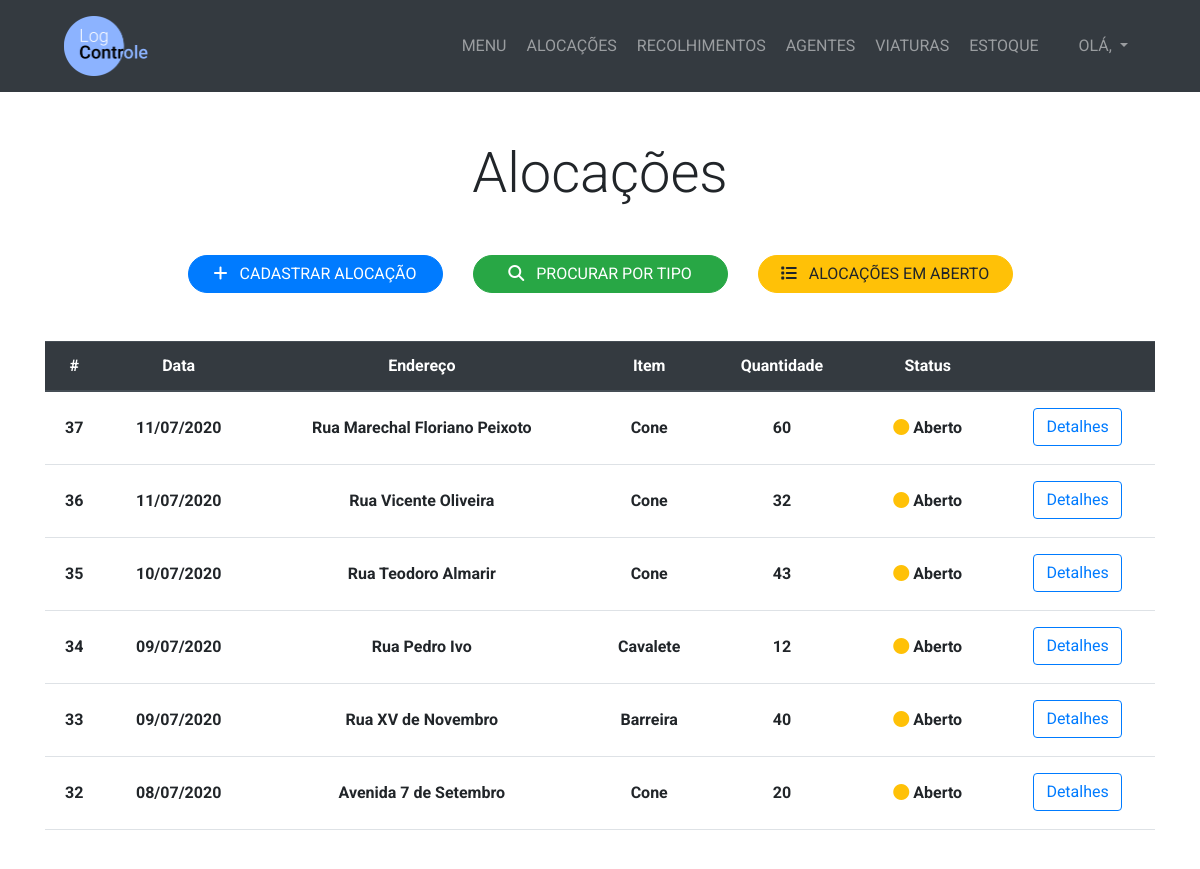
The page /alocacao/ on the database as committed earlier.
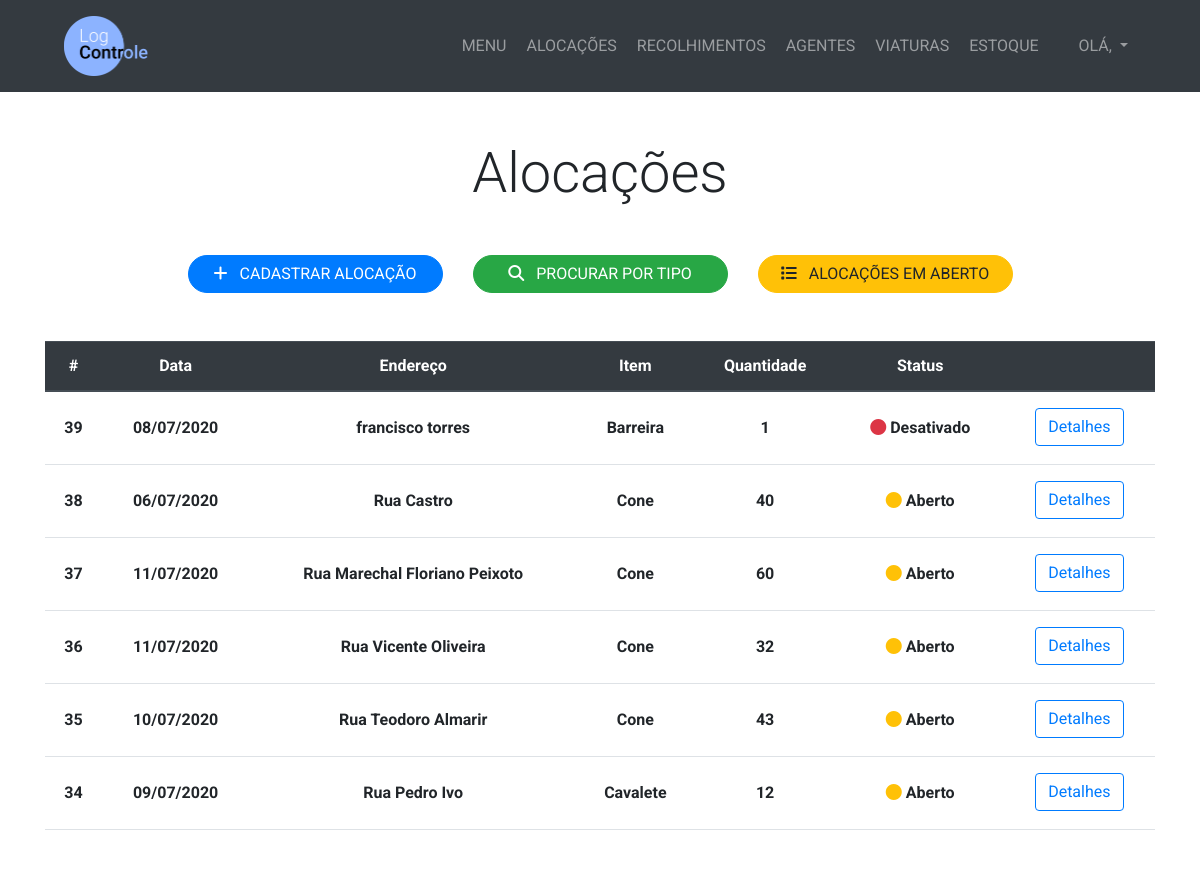
The same page on the database as committed later.
### management/models.py (models this page shows, shortened)
class Alocacao(models.Model):
    TURNO_CHOICES = (
        ('Manhã', 'Manhã'),
        ('Tarde', 'Tarde'),
        ('Noite', 'Noite'),
        ('Madrugada', 'Madrugada')
    )
    STATUS_CHOICES = (
        ('Aberto', 'Aberto'),
        ('Fechado', 'Fechado'),
        ('Desativado', 'Desativado')
    )
    data = models.DateField()
    horario = models.TimeField()
    item = models.ForeignKey(Item, on_delete=models.PROTECT)
    quantidade = models.IntegerField()
    turno = models.CharField(max_length=10, choices=TURNO_CHOICES)
    viatura = models.ForeignKey(Viatura, on_delete=models.PROTECT, blank=True, null=True)
    rua = models.CharField(max_length=200)
    numero = models.CharField(max_length=10)
    bairro = models.CharField(max_length=25)
    complemento = models.CharField(max_length=25, blank=True)
    motivo = models.CharField(max_length=100, blank=True)
    cadastrador = models.ForeignKey(User, on_delete=models.PROTECT)
    status = models.CharField(max_length=11, choices=STATUS_CHOICES, default='Fechado')

class Item(models.Model):
    nome = models.CharField(max_length=100)
    def __str__(self):
        return self.nome

### management/views.py (the view)
# urls.py: path('alocacao/', views.menu_alocacao, name='menu_alocacao'),
def menu_alocacao(request):
    alocacoes = Alocacao.objects.all().order_by('-id')
    return render(request, 'management/menu_alocacao.html', {'alocacoes':alocacoes})

### management/templates/management/menu_alocacao.html
{% extends 'management/base.html' %}
{% block content %}
  <section class="py-5">
    <div class="container">
      <h1 class="display-4 text-center mb-5">Alocações</h1>
      <div class="row justify-content-center">
        <div class="col-lg-3">
          <a href="{% url 'criar_alocacao' %}" class="btn btn-primary btn-block rounded-pill"><i class="fas fa-plus mr-2"></i> CADASTRAR ALOCAÇÃO</a>
        </div>
        <div class="col-lg-3">
          <a href="{% url 'procurar_por_tipo_alocacao' %}" class="btn btn-success btn-block rounded-pill"><i class="fas fa-search mr-2"></i> PROCURAR POR TIPO</a>
        </div>
        <div class="col-lg-3">
          <a href="{% url 'alocacoes_abertas' %}" class="btn btn-warning btn-block rounded-pill"><i class="fas fa-list mr-2"></i> ALOCAÇÕES EM ABERTO</a>
        </div>
      </div>
      <div class="row justify-content-center mt-5">
        <div class="col-lg-12">
          {% if alocacoes %}
            <div class="table-responsive " id="tabela-colaboracao">
              <table class="table table-hover">
                <thead class="thead-dark">
                  <tr>
                    <th scope="col" class="text-center">#</th>
                    <th scope="col" class="text-center">Data</th>
                    <th scope="col" class="text-center">Endereço</th>
                    <th scope="col" class="text-center">Item</th>
                    <th scope="col" class="text-center">Quantidade</th>
                    <th scope="col" class="text-center">Status</th>
                    <th scope="col" class="text-center"></th>
                  </tr>
                </thead>
                <tbody>
                  {% for alocacao in alocacoes %}
                    <tr>
                      <th scope="row" class="text-center py-4">{{ alocacao.id }}</th>
                      <th scope="row" class="text-center py-4">{{ alocacao.data|date:'d/m/Y' }}</th>
                      <th scope="row" class="text-center py-4">{{ alocacao.rua }}</th>
                      <th scope="row" class="text-center py-4">{{ alocacao.item }}</th>
                      <th scope="row" class="text-center py-4">{{ alocacao.quantidade }}</th>
                      <th scope="row" class="text-center py-4">
                        {% if alocacao.status == 'Aberto' %}
                          <i class="fas fa-circle text-warning"></i> {{ alocacao.status }}
                        {% elif alocacao.status == 'Fechado' %}
                          <i class="fas fa-circle text-success"></i> {{ alocacao.status }}
                        {% elif alocacao.status == 'Desativado' %}
                          <i class="fas fa-circle text-danger"></i> {{ alocacao.status }}
                        {% endif %}
                      </th>
                      <th scope="row" class="text-center py-3"><a href="{% url 'detalhe_alocacao' alocacao.id %}" class="btn btn-outline-primary">Detalhes</a></th>
                    </tr>
                  {% endfor %}
                </tbody>
              </table>
            </div>
          {% else %}
            <h2 class="text-center text-secondary">Nenhuma alocação cadastrada</h2>
          {% endif %}
        </div>
      </div>
    </div>
  </section>
{% endblock %}

Rows that differ between the two databases and show on the page:
no longer on this page (row unchanged): Alocacao: id "33", data "09/07/2020", rua "Rua XV de Novembro", item "Barreira", quantidade "40", status "Aberto"
no longer on this page (row unchanged): Alocacao: id "32", data "08/07/2020", rua "Avenida 7 de Setembro", item "Cone", quantidade "20", status "Aberto"
added Alocacao: id "39", data "08/07/2020", rua "francisco torres", item "Barreira", quantidade "1", status "Desativado"
added Alocacao: id "38", data "06/07/2020", rua "Rua Castro", item "Cone", quantidade "40", status "Aberto"
